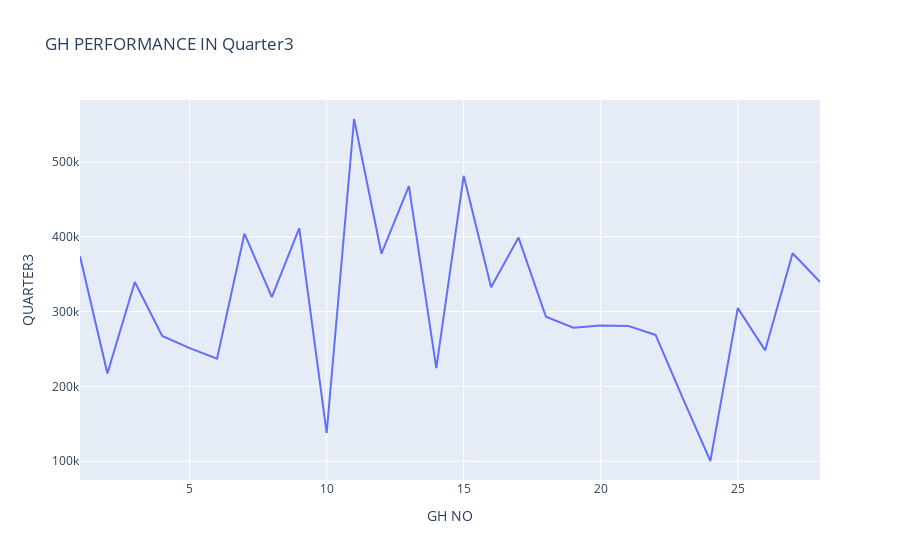

Source (notebook cell):
### Markdown cell above
Insights
1. The highest produced variet in terms of total production is Athena with 3.137252 million, followed closely with moonwalk and Madam Red
2. The least produced variety is Borneo! with a total of 7110

### Code cell
#GH PERFORMANCE IN TERMS OF PRODUCTION IN QUARTER 3
variety_performance=data.groupby('GH NO')['QUARTER3'].sum().reset_index()

fig=px.line(variety_performance, x='GH NO', y='QUARTER3', labels= 'TOTPRO', title='GH PERFORMANCE IN Quarter3')
fig.show()

### Figure 1 — Plotly figure (JSON) as saved in the notebook; plotly's stock layout.template omitted (floating-point values rounded to 4 significant figures)
{"data": [{"hovertemplate": "GH NO=%{x}<br>QUARTER3=%{y}<extra></extra>", "legendgroup": "", "line": {"color": "#636efa", "dash": "solid"}, "marker": {"symbol": "circle"}, "mode": "lines", "name": "", "orientation": "v", "showlegend": false, "type": "scatter", "x": [1, 2, 3, 4, 5, 6, 7, 8, 9, 10, 11, 12, 13, 14, 15, 16, 17, 18, 19, 20, 21, 22, 23, 24, 25, 26, 27, 28], "xaxis": "x", "y": [373905, 217311, 339446, 267335, 251099, 237157, 403983, 319161, 411347, 137756, 557217, 377282, 467510, 224472, 481260, 332570, 398814, 293127, 278411, 281533, 280826, 268789, 183662, 100390, 304609, 248199, 377935, 339427], "yaxis": "y"}], "layout": {"autosize": true, "legend": {"tracegroupgap": 0}, "title": {"text": "GH PERFORMANCE IN Quarter3"}, "xaxis": {"anchor": "y", "autorange": true, "domain": [0, 1], "range": [1, 28], "title": {"text": "GH NO"}, "type": "linear"}, "yaxis": {"anchor": "x", "autorange": true, "domain": [0, 1], "range": [75010.0, 582600.0], "title": {"text": "QUARTER3"}, "type": "linear"}}}
